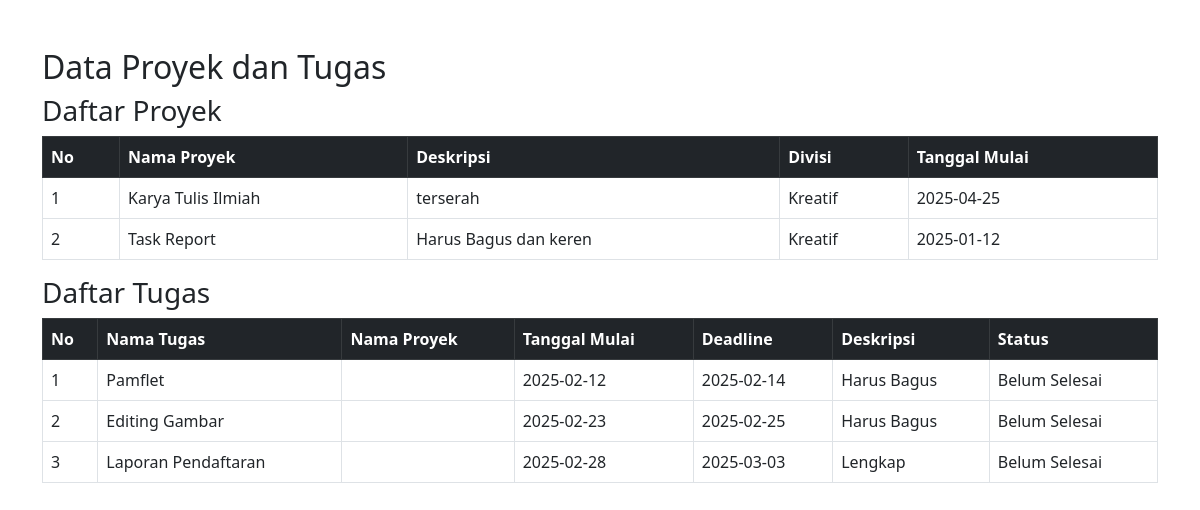
Screenshot of /user/lihat_data.php (signed in) with the database file from the repository.
### tables this page shows
CREATE TABLE `proyek` (
  `id` int(11) NOT NULL,
  `nama` varchar(100) NOT NULL,
  `tanggal_mulai` varchar(50) NOT NULL,
  `divisi` varchar(100) NOT NULL,
  `deskripsi` varchar(255) DEFAULT NULL
);

CREATE TABLE `tugas` (
  `id` int(11) NOT NULL,
  `proyek_id` int(11) NOT NULL,
  `nama_tugas` varchar(100) NOT NULL,
  `tanggal_mulai` varchar(50) NOT NULL,
  `divisi` varchar(99) NOT NULL,
  `deadline` varchar(100) NOT NULL,
  `deskripsi` varchar(255) NOT NULL,
  `status_tugas` enum('belum selesai','selesai') DEFAULT 'belum selesai',
  `status` enum('Selesai','Belum Selesai') DEFAULT 'Belum Selesai',
  `user_id` int(11) NOT NULL
);

### user/lihat_data.php (the view, shortened to what this page needs)
<?php
include '../koneksi.php';
$user_id = $_SESSION['user_id'];
$divisi = $_SESSION['divisi'];
$query_proyek = "SELECT * FROM proyek WHERE divisi = '$divisi'";
$result_proyek = $conn->query($query_proyek);
$query_tugas = "SELECT tugas.*, proyek.nama FROM tugas
                JOIN proyek ON tugas.proyek_id = proyek.id
                WHERE tugas.user_id = '$user_id' AND proyek.divisi = '$divisi'";
$result_tugas = $conn->query($query_tugas);
?>
<!DOCTYPE html>
<html lang="id">
<head>
    <link rel="stylesheet" href="https://cdn.jsdelivr.net/npm/bootstrap@5.3.0-alpha1/dist/css/bootstrap.min.css">
</head>
<body>
    <div class="container mt-5">
        <h2>Data Proyek dan Tugas</h2>
        <h3>Daftar Proyek</h3>
        <table class="table table-bordered">
            <thead class="table-dark">
                <tr>
                    <th>No</th>
                    <th>Nama Proyek</th>
                    <th>Deskripsi</th>
                    <th>Divisi</th>
                    <th>Tanggal Mulai</th>
                </tr>
            </thead>
            <tbody>
                <?php
                if ($result_proyek->num_rows > 0) {
                    $no = 1;
                    while ($row = $result_proyek->fetch_assoc()) {
                        echo "<tr>
                                <td>{$no}</td>
                                <td>{$row['nama']}</td>
                                <td>{$row['deskripsi']}</td>
                                <td>{$row['divisi']}</td>
                                <td>{$row['tanggal_mulai']}</td>
                              </tr>";
                        $no++;
                    }
                } else {
                    echo "<tr><td colspan='5' class='text-center'>Tidak ada proyek untuk divisi ini</td></tr>";
                }
                ?>
            </tbody>
        </table>
        <h3>Daftar Tugas</h3>
        <table class="table table-bordered">
            <thead class="table-dark">
                <tr>
                    <th>No</th>
                    <th>Nama Tugas</th>
                    <th>Nama Proyek</th>
                    <th>Tanggal Mulai</th>
                    <th>Deadline</th>
                    <th>Deskripsi</th>
                    <th>Status</th>
                </tr>
            </thead>
            <tbody>
                <?php
                if ($result_tugas->num_rows > 0) {
                    $no = 1;
                    while ($row = $result_tugas->fetch_assoc()) {
                        echo "<tr>
                                <td>{$no}</td>
                                <td>{$row['nama_tugas']}</td>
                                <td>{$row['nama_proyek']}</td>
                                <td>{$row['tanggal_mulai']}</td>
                                <td>{$row['deadline']}</td>
                                <td>{$row['deskripsi']}</td>
                                <td>{$row['status']}</td>
                              </tr>";
                        $no++;
                    }
                } else {
                    echo "<tr><td colspan='7' class='text-center'>Tidak ada tugas untuk Anda</td></tr>";
                }
                ?>
            </tbody>
        </table>
    </div>
</body>
</html>

### rows the page displays
proyek: nama "Karya Tulis Ilmiah", deskripsi "terserah", divisi "Kreatif", tanggal_mulai "2025-04-25"
proyek: nama "Task Report", deskripsi "Harus Bagus dan keren", divisi "Kreatif", tanggal_mulai "2025-01-12"
tugas: nama_tugas "Pamflet", tanggal_mulai "2025-02-12", deadline "2025-02-14", deskripsi "Harus Bagus", status "Belum Selesai"
tugas: nama_tugas "Editing Gambar", tanggal_mulai "2025-02-23", deadline "2025-02-25", deskripsi "Harus Bagus", status "Belum Selesai"
tugas: nama_tugas "Laporan Pendaftaran", tanggal_mulai "2025-02-28", deadline "2025-03-03", deskripsi "Lengkap", status "Belum Selesai"
